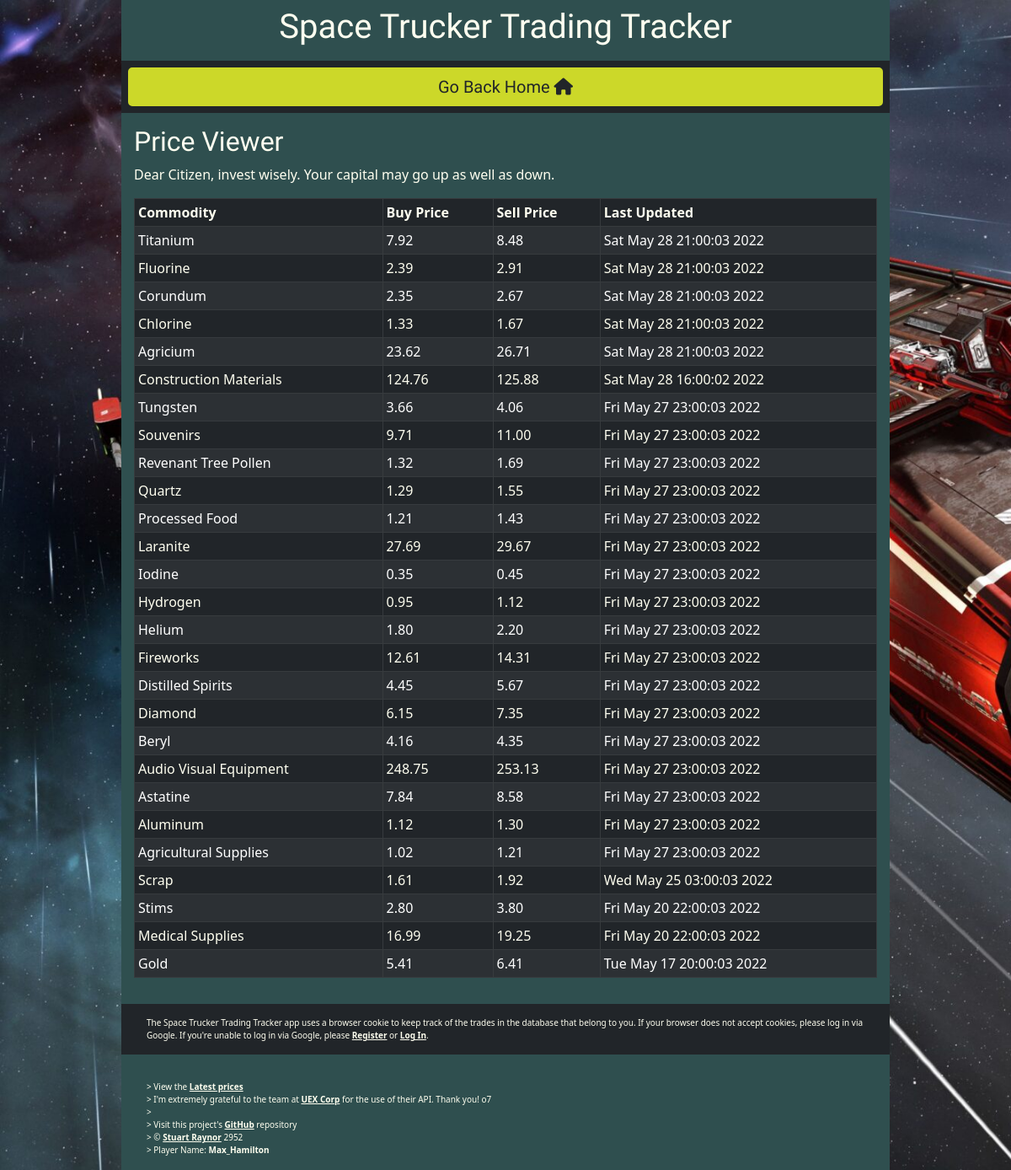
Page /prices/ on the earlier database version.
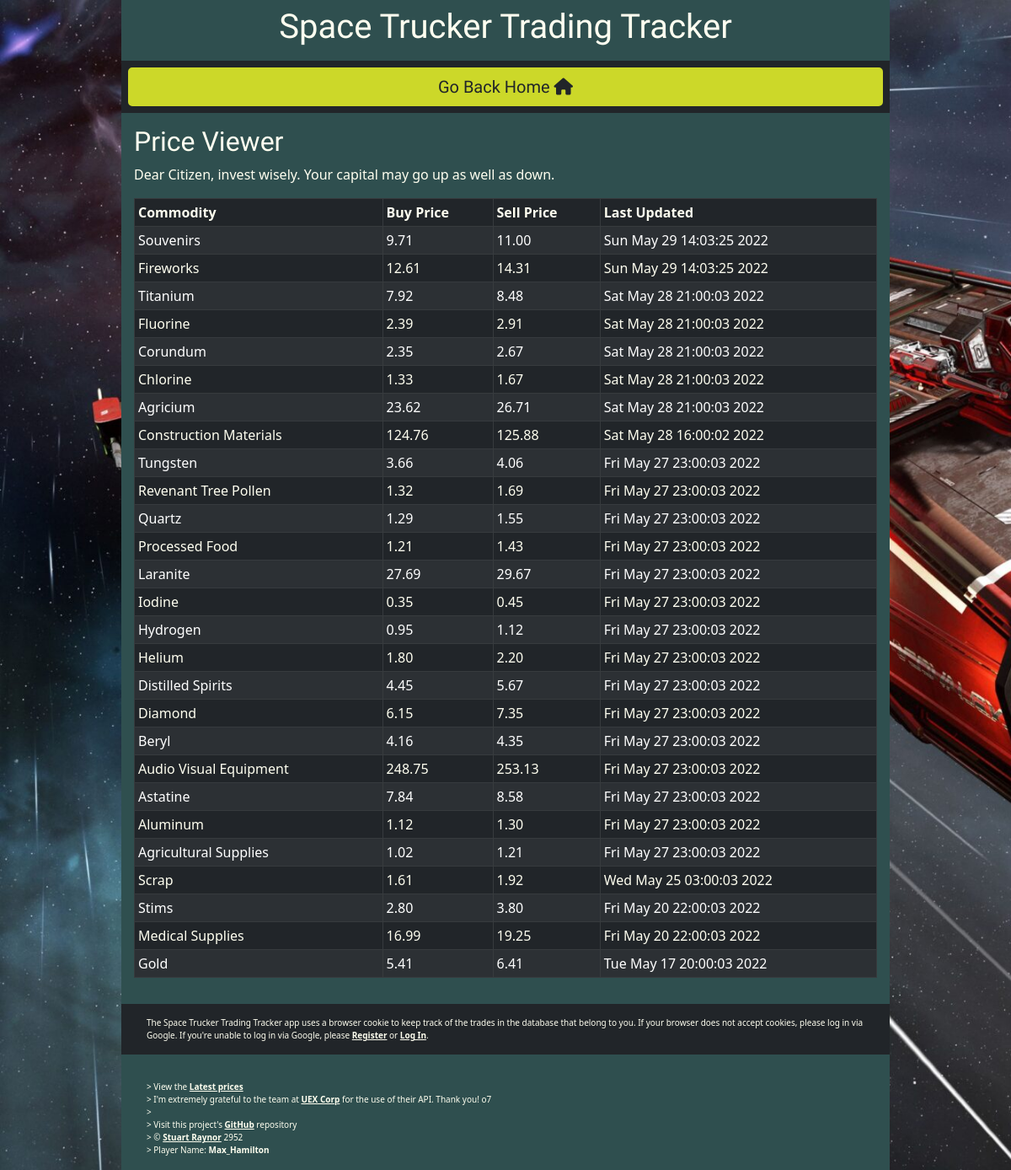
Same page on the later database version.
### trading/models.py (models this page shows, shortened)
class CommodityPrice(models.Model):
    code = models.CharField(max_length=4, null=False, blank=False)
    name = models.CharField(max_length=150, null=False, blank=False)
    kind = models.CharField(max_length=150, null=False, blank=False)
    trade_price_buy = models.FloatField()
    trade_price_sell = models.FloatField()
    date_modified = models.IntegerField()
    profit = models.FloatField()

### trading/views.py (the view)
# urls.py: path('prices/', prices, name='prices'),
def prices(request):
    context = {
        'commodity_data': commodity_data(),
    }
    return render(request, "trading/prices.html", context)

### trading/db_interactions.py (called while the page is built)
def commodity_data():
    commodity_data_list = []
    for item in CommodityPrice.objects.values():
        if item['profit'] > 0 and item['kind'] != 'Drug':
            if item['trade_price_buy'] > 0:
                item['date'] = time.ctime(item['date_modified'])
                commodity_data_list.append(item)
    return commodity_data_list

### templates/trading/prices.html (shortened to what this page needs)
{% extends "trading/base.html" %}
{% block content %}
{% load socialaccount %}
{% load static %}
{% load humanize %}
<main class="main-padding">
    <h2>Price Viewer</h2>
    <p>Dear Citizen, invest wisely. Your capital may go up as well as down.</p>
    <form method="POST" action="">
        <section>
            <table class="table table-sm table-bordered table-hover table-dark table-striped">
                <thead class="thead-dark">
                    <tr>
                        <th>Commodity</th>
                        <th>Buy Price</th>
                        <th>Sell Price</th>
                        <th class="hide-me">Last Updated</th>
                    </tr>
                </thead>
                <tbody>
                    {% for commodity in commodity_data|dictsort:"date_modified" reversed %}
                    <tr onclick="return setSelect('{{ trade.commodity }}', '{{ trade.amount }}')">
                        <td>{{ commodity.name }}</td>
                        <td>{{ commodity.trade_price_buy|floatformat:2 }}</td>
                        <td>{{ commodity.trade_price_sell|floatformat:2 }}</td>
                        <td class="hide-me">{{ commodity.date }}</td>
                    </tr>
                    {% endfor %}
                </tbody>
            </table>
        </section>
    </form>
</main>
{%endblock%}

### templates/trading/base.html (shortened to what this page needs)
{% load socialaccount %}
{% load static %}
{% load humanize %}
<!DOCTYPE html>
<html lang="en">
<head>
    <link href="https://cdn.jsdelivr.net/npm/bootstrap@5.2.0-beta1/dist/css/bootstrap.min.css" rel="stylesheet"
>
    <link rel="stylesheet" href="{% static 'css/style.css' %}">
</head>
<body class="d-flex flex-column h-100 main-bg">
    <header>
        <div class="d-flex justify-content-center">
            <div class="p-2 justify-content-center text-center">
                <h1>Space Trucker <span class="header-block">Trading Tracker</span></h1>
            </div>
        </div>
    </header>
    <nav class="navbar-dark bg-dark">
        {% if request.path == "/" %}
            <div class="d-flex justify-content-center">
                <div class="p-2">
                    <h2>
                        <span id="user_profit">{{ user_profit|intcomma }}</span> aUEC<br>
                    </h2>
                </div>
            </div>
            <div class="gap-2 d-md-flex justify-content-center top-button-padding">
                <form class="btn btn-primary sttt-button shadow-none btn-lg btn-block" name="reset_profit" id="reset_profit"
                    method="POST">
                    {% csrf_token %}
                    <input type="hidden" name="session_key" value="{{ session_key }}">
                    <input type="hidden" name="reset_profit" value=True>Reset Profit <i
                        class="fa-solid fa-arrows-rotate fa-spin" style="--fa-animation-duration: 3s;"></i>
                </form>
                {% if user.is_authenticated %}{% else %}
                <a class="btn btn-primary sttt-button shadow-none btn-lg btn-block" href="{% provider_login_url 'google' %}"
                    role="button">Log In via Google <i class="fa-solid fa-arrow-right-to-bracket fa-beat"
                        style="--fa-animation-duration: 3s;"></i></a>
                {% endif %}
            </div>
        {% else %}
        <div class="gap-2 d-md-flex justify-content-center top-button-padding lower-button-padding">
            <a class="btn btn-primary sttt-button shadow-none btn-lg btn-block" href="{% url 'index' %}"
                role="button">Go Back Home <i class="fa-solid fa-home fa-beat"
                    style="--fa-animation-duration: 3s;"></i></a>
        </div>
        {% endif %}
    </nav>
    {% block content %}{% endblock content %}
    <div class="mt-auto">
        <div class="navbar-dark bg-dark align-items-center">
            {% if user.is_authenticated %}
            <form class="justify-content-center top-button-padding lower-button-padding" method="post"
                action="{% url 'account_logout' %}">
                {% csrf_token %}
                {% if redirect_field_value %}
                <input type="hidden" name="{{ redirect_field_name }}" value="{{ redirect_field_value }}" />
                {% endif %}
                <button class="btn btn-primary sttt-button sttt-button-100 shadow-none btn-lg btn-block"
                    type="submit">Log Out <i class="fa-solid fa-arrow-right-from-bracket fa-beat"
                        style="--fa-animation-duration: 3s;"></i></button>
            </form>
            {% else %}
            <p class="lower-login lower-login-top">The Space Trucker Trading Tracker app uses a browser cookie to keep
                track of the trades in the database that belong to you. If your browser does not accept cookies, please
                log in via Google. If you're unable to log in via Google, please <a
                    href="{% url 'account_signup' %}">Register</a> or <a href="{% url 'account_login' %}">Log In</a>.</p>
            {% endif %}
            </div>
    </div>
    <div class="mt-auto">
        <footer>
            <div>
                <p>
                    <br>> View the <a href="{% url 'prices' %}">Latest prices</a>
                    <br>> I'm extremely grateful to the team at <a href="https://uexcorp.space/" target="_blank">UEX
                        Corp</a>
                    for the use of their API. Thank you! o7
                    <br>>
                    <br>> Visit this project's <a href="https://github.com/MadStu/space-trucker/"
                        target="_blank">GitHub</a>
                    repository
                    <br>> &copy; <a href="https://www.linkedin.com/in/sturaynor/" target="_blank">Stuart Raynor</a> 2952
                    <br>> Player Name: <b>Max_Hamilton</b>
                </p>
            </div>
        </footer>
    </div>
</body>
</html>

### static/css/style.css (style rules this page uses)
html { background-image: url("/static/images/star-citizen-caterpillar-bg.jpg"); background-color: DarkSlateGray; background-repeat: no-repeat; background-size: cover; background-attachment: fixed; }
body { min-height: 100vh; background-color: DarkSlateGray; color: ivory; max-width: 912px; margin: auto; }
a { text-decoration: underline; color: ivory; font-weight: 600; }
h1, h2 { font-family: 'Michroma', sans-serif; }
.top-button-padding { padding-left: 5px; padding-right: 5px; padding-bottom: 5px; }
.lower-button-padding { padding-top: 5px; }
.main-padding { padding: 15px; }
.sttt-button { width: 100%; background-color: rgb(204, 216, 41); border-color: #212529; border-width: 3px; font-family: 'Michroma', sans-serif; color: #212529; }
.table-dark { color: ivory; }
.lower-login-top { padding-top: 15px; padding-bottom: 15px; }
.lower-login { padding-left: 30px; padding-right: 30px; font-size: x-small; }
footer { font-size: x-small; padding-right: 30px; padding-left: 30px; }

Differences in the rows shown:
changed CommodityPrice "Souvenirs": date "Fri May 27 23:00:03 2022" → "Sun May 29 14:03:25 2022"; moves up the list
changed CommodityPrice "Fireworks": date "Fri May 27 23:00:03 2022" → "Sun May 29 14:03:25 2022"; moves up the list
